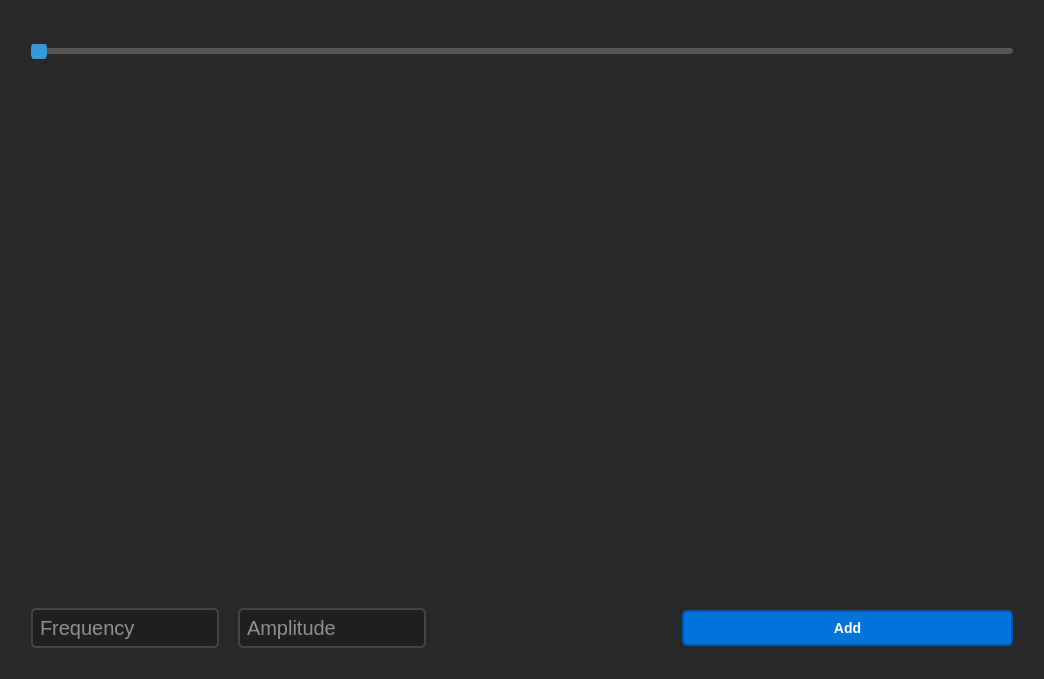
<?xml version="1.0" encoding="UTF-8"?>
<ui version="4.0">
 <class>Dialog</class>
 <widget class="QDialog" name="Dialog">
  <property name="geometry">
   <rect>
    <x>0</x>
    <y>0</y>
    <width>1044</width>
    <height>679</height>
   </rect>
  </property>
  <property name="windowTitle">
   <string>Dialog</string>
  </property>
  <property name="styleSheet">
   <string notr="true">/* Application Background */
QWidget {
    background-color: #282828; /* Dark Gray */
    color: #FFFFFF; /* White text */
}

/* Main Window */
QMainWindow {
    background-color: #282828; /* Dark Gray */
    color: #FFFFFF; /* White text */
}



/* Menu Items */
QMenu {
    background-color: #1F1F1F; /* Slightly Darker Gray */
    color: #FFFFFF; /* White text */
}

/* Menu Item Hover */
QMenu::item:selected {
    background-color: #444444; /* Dark Gray on hover */
}

/* Toolbars */
QToolBar {
    background-color: #1F1F1F; /* Slightly Darker Gray */
    color: #FFFFFF; /* White text */
}

/* Push Buttons */
QPushButton {
    background-color: #0074D9; /* Dark Blue */
    color: #FFFFFF; /* White text */
    border: 2px solid #0056B3; /* Darker Blue border */
    border-radius: 5px; /* Rounded corners */
    padding: 8px 16px; /* Padding around text */
    font-size: 14px; /* Font size */
    font-weight: bold; /* Bold text */
}

/* Push Button Hover */
QPushButton:hover {
    background-color: #0056B3; /* Darker Blue on hover */
}

/* Push Button Pressed */
QPushButton:pressed {
    background-color: #003E7D; /* Even darker blue when pressed */
}

/* Push Button Disabled */
QPushButton:disabled {
    background-color: #DDDDDD; /* Light gray for disabled */
    color: #999999; /* Dimmed text */
    border: 2px solid #CCCCCC; /* Slightly darker border for disabled */
}

/* LineEdits, TextEdits */
QLineEdit, QTextEdit {
    background-color: #1F1F1F; /* Slightly Darker Gray */
    color: #FFFFFF; /* White text */
    border: 2px solid #444444; /* Dark Gray border */
    border-radius: 5px; /* Rounded corners */
    padding: 5px; /* Padding around text */
    font-size: 20px;
}

/* LineEdit and TextEdit Focus */
QLineEdit:focus, QTextEdit:focus {
    border-color: #77A1D3; /* Light Blue border when focused */
}

/* ScrollBars */
QScrollBar:vertical {
    background-color: #1F1F1F; /* Slightly Darker Gray */
    width: 10px; /* Scroll bar width */
    border-radius: 5px; /* Rounded corners */
}

QScrollBar::handle:vertical {
    background-color: #444444; /* Dark Gray scroll bar handle */
}

QScrollBar::add-line:vertical, QScrollBar::sub-line:vertical {
    border: none;
    background: none;
}

/* Labels */
/* QLabel with Background Color */
QLabel#coloredLabel {
    background-color: #FF5733; /* Orange background */
    color: #FFFFFF; /* White text */
    padding: 5px; /* Padding around text */
    border-radius: 4px; /* Rounded corners */
}

/* QLabel with Border */
QLabel#borderedLabel {
    border: 2px solid #3498DB; /* Border with a blue color */
    padding: 5px; /* Padding around text */
    border-radius: 4px; /* Rounded corners */
}

/* QLabel with Custom Font */
QLabel#customFontLabel {
    font-family: &quot;Arial&quot;; /* Custom font family */
    font-size: 18px; /* Custom font size */
    font-weight: bold; /* Bold text */
}

/* QLabel with Text Shadow */
QLabel#shadowLabel {
    text-shadow: 2px 2px 4px #333333; /* Text shadow with offset and color */
}

/* QLabel with Underline */
QLabel#underlinedLabel {
    text-decoration: underline; /* Underline text */
}

/* QLabel with Strike Through */
QLabel#strikeThroughLabel {
    text-decoration: line-through; /* Strike through text */
}

/* QLabel with Text Alignment */
QLabel#centeredLabel {
    text-align: center; /* Center-align text */
}

/* QLabel with Text Color Gradient */
QLabel#gradientLabel {
    background: linear-gradient(to right, #3498DB, #FF5733); /* Text color gradient */
    -webkit-background-clip: text; /* Apply gradient to text */
    color: transparent; /* Hide text color */
}











/* Better QLabel Visualization */
QLabel {
    font-size: 16px; /* Adjust font size for better readability */
    padding: 5px; /* Add padding for better spacing */
    background-color: #282828; /* Dark Gray background */
    color: #FFFFFF; /* White text for contrast */
    border: 1px solid #555555; /* Subtle border */
    border-radius: 4px; /* Rounded corners */
}

/* QLabel with Hover Effect */
QLabel:hover {
    background-color: #333333; /* Slightly darker gray on hover */
}

/* QLabel with Custom Background Color */
QLabel#customColorLabel {
    background-color: #3498DB; /* Blue background for specific label */
    color: #FFFFFF; /* White text for contrast */
}

/* QLabel with Text Shadow */
QLabel#shadowLabel {
    text-shadow: 1px 1px 2px #000000; /* Light text shadow */
}

/* QLabel with Bold Text */
QLabel#boldTextLabel {
    font-weight: bold; /* Bold text */
}

/* QLabel with Italics */
QLabel#italicLabel {
    font-style: italic; /* Italics */
}

/* QLabel with Underline */
QLabel#underlinedLabel {
    text-decoration: underline; /* Underline text */
}

/* QLabel with Strike Through */
QLabel#strikeThroughLabel {
    text-decoration: line-through; /* Strike through text */
}










/* Slider Stylesheet */
QSlider {
    background: transparent; /* Transparent background */
    border: none; /* No border */
}

/* Slider Groove (Track) */
QSlider::groove:horizontal {
    background: #555555; /* Gray track background */
    height: 6px; /* Height of the track */
    border-radius: 3px; /* Rounded corners */
}

/* Slider Handle */
QSlider::handle:horizontal {
    background: #3498DB; /* Blue handle background */
    width: 16px; /* Width of the handle */
    margin: -8px 0; /* Center the handle vertically */
    border-radius: 8px; /* Round handle corners */
}

/* Slider Handle Hovered State */
QSlider::handle:horizontal:hover {
    background: #2581C0; /* Darker blue on hover */
}

/* Slider Handle Pressed State */
QSlider::handle:horizontal:pressed {
    background: #1B6CAB; /* Even darker blue when pressed */
}















/* Checkbox Stylesheet for Dark Background (Enhanced) */
QCheckBox {
    background: transparent; /* Transparent background */
    spacing: 5px; /* Spacing between the checkbox and text */
    font-size: 14px; /* Font size */
    font-weight: bold; /* Bold text */
    color: #FFFFFF; /* White text for contrast */
}

/* Checkbox Indicator (Unchecked) */
QCheckBox::indicator {
    width: 16px; /* Width of the indicator */
    height: 16px; /* Height of the indicator */
    border: 2px solid #FFFFFF; /* White border for contrast */
    border-radius: 3px; /* Rounded indicator */
}

/* Checkbox Indicator (Checked) */
QCheckBox::indicator:checked {
    background: #3498DB; /* Blue background when checked */
    border: 2px solid #FFFFFF; /* White border when checked */
}

/* Checkbox Indicator (Hovered) */
QCheckBox::indicator:hover {
    border: 2px solid #FFFFFF; /* White border on hover for contrast */
}

/* Checkbox Text (Unchecked) */
QCheckBox::indicator:unchecked {
    background: transparent; /* Transparent background for unchecked */
    border-radius: 3px; /* Rounded indicator */
}

/* Checkbox Text (Checked) */
QCheckBox::indicator:checked:hover {
    border: 2px solid #FFFFFF; /* White border on hover when checked */
}

/* Checkbox Text (Hovered) */
QCheckBox::indicator:unchecked:hover {
    border: 2px solid #FFFFFF; /* White border on hover for unchecked */
}

/* Checkbox Text (Disabled) */
QCheckBox:disabled {
    color: #888888; /* Dimmed text for disabled */
}

/* Checkbox Indicator (Disabled) */
QCheckBox::indicator:unchecked:disabled {
    background: transparent; /* Transparent background for unchecked when disabled */
    border: 2px solid #777777; /* Slightly darker gray border for unchecked when disabled */
}

QCheckBox::indicator:checked:disabled {
    background: #999999; /* Light gray background when checked and disabled */
}













/* QGraphicsView Stylesheet */
QGraphicsView {
    background-color: #333333; /* Dark background color */
    border: 1px solid #555555; /* Border for the QGraphicsView */
    border-radius: 4px; /* Rounded corners */
}

/* Scroll Bars */
QScrollBar:horizontal, QScrollBar:vertical {
    background-color: #555555; /* Scroll bar background color */
    border-radius: 4px; /* Rounded corners for the scroll bars */
}

QScrollBar::handle:horizontal, QScrollBar::handle:vertical {
    background-color: #888888; /* Scroll bar handle color */
    border-radius: 4px; /* Rounded handle */
}

QScrollBar::handle:horizontal:hover, QScrollBar::handle:vertical:hover {
    background-color: #AAAAAA; /* Hover effect on the handle */
}

QScrollBar::sub-line, QScrollBar::add-line {
    background: none; /* No background for arrow buttons */
}

QScrollBar::add-line:vertical {
    height: 0px; /* Hide vertical scroll bar's bottom arrow button */
}

QScrollBar::sub-line:vertical {
    height: 0px; /* Hide vertical scroll bar's top arrow button */
}

QScrollBar::add-line:horizontal {
    width: 0px; /* Hide horizontal scroll bar's right arrow button */
}

QScrollBar::sub-line:horizontal {
    width: 0px; /* Hide horizontal scroll bar's left arrow button */
}













/* QTextEdit Stylesheet (Improved) */
QTextEdit {
    background-color: #282828; /* Dark background */
    border: 1px solid #444444; /* Dark gray border */
    border-radius: 4px; /* Rounded corners */
    font-size: 4px; /* Font size */
    color: #FFFFFF; /* White text color */
    padding: 5px; /* Padding around the text */
}

/* QTextEdit Focus State */
QTextEdit:focus {
    border-color: #3498DB; /* Blue border when focused */
}

/* QTextEdit Scroll Bars */
QTextEdit QScrollBar:vertical {
    background-color: #282828; /* Dark background for vertical scrollbar */
    width: 12px; /* Scroll bar width */
    margin: 0px; /* No margin for scrollbar */
}

QTextEdit QScrollBar::handle:vertical {
    background-color: #555555; /* Gray scrollbar handle */
    border-radius: 6px; /* Rounded scrollbar handle */
}

QTextEdit QScrollBar::add-line:vertical,
QTextEdit QScrollBar::sub-line:vertical {
    background: none; /* No background for arrow buttons */
}

QTextEdit QScrollBar::add-page:vertical,
QTextEdit QScrollBar::sub-page:vertical {
    background: none; /* No background for page buttons */
}


/* Custom Styles for Signal Viewer Components */
/* Add your custom styles for specific components here */












/* QMenuBar Stylesheet for Dark Theme */
QMenuBar {
    background-color: #333333; /* Dark background color */
    color: #FFFFFF; /* Text color */
    padding: 2px; /* Add some padding to the menu bar */
    border: 1px solid #444444; /* Dark gray border */
}

/* QMenuBar Item Styles */
QMenuBar::item {
    background-color: transparent; /* Transparent background for items */
    padding: 6px 12px; /* Padding for items */
    border-radius: 4px; /* Rounded corners for items */
}

/* QMenuBar Item Hover State */
QMenuBar::item:hover {
    background-color: #555555; /* Slightly darker background on hover */
}

/* QMenuBar Item Pressed State */
QMenuBar::item:pressed {
    background-color: #1B6CAB; /* Darker blue background when pressed */
    color: #FFFFFF; /* White text color when pressed */
}

/* QMenuBar Submenu Arrow */
QMenuBar::item:open:menu {
    subcontrol-origin: padding;
    subcontrol-position: right;
    padding-right: 8px; /* Spacing for submenu arrow */
    border-top-right-radius: 4px; /* Rounded corner for the right side */
    border-bottom-right-radius: 4px; /* Rounded corner for the right side */
}

/* QMenuBar Submenu Styles */
QMenu {
    background-color: #333333; /* Dark background for submenu */
    border: 1px solid #444444; /* Dark gray border for submenu */
}

/* QMenuBar Submenu Item Styles */
QMenu::item {
    background-color: transparent; /* Transparent background for submenu items */
    padding: 6px 18px; /* Padding for submenu items */
}

/* QMenuBar Submenu Item Hover State */
QMenu::item:hover {
    background-color: #555555; /* Slightly darker background on hover for submenu items */
}




/* QMenuBar Stylesheet with Enhanced Text */
QMenuBar {
    background-color: #333333; /* Dark background color */
    color: #FFFFFF; /* Text color */
    padding: 2px; /* Add some padding to the menu bar */
    border: 1px solid #444444; /* Dark gray border */
    font-size: 16px; /* Font size for menu bar items */
    font-weight: bold; /* Bold text for menu bar items */
}

/* QMenuBar Item Styles */
QMenuBar::item {
    background-color: transparent; /* Transparent background for items */
    padding: 6px 12px; /* Padding for items */
    border-radius: 4px; /* Rounded corners for items */
}

/* QMenuBar Item Hover State */
QMenuBar::item:hover {
    background-color: #555555; /* Slightly darker background on hover */
}

/* QMenuBar Item Pressed State */
QMenuBar::item:pressed {
    background-color: #1B6CAB; /* Darker blue background when pressed */
    color: #FFFFFF; /* White text color when pressed */
}

/* QMenuBar Submenu Arrow */
QMenuBar::item:open:menu {
    subcontrol-origin: padding;
    subcontrol-position: right;
    padding-right: 8px; /* Spacing for submenu arrow */
    border-top-right-radius: 4px; /* Rounded corner for the right side */
    border-bottom-right-radius: 4px; /* Rounded corner for the right side */
}

/* QMenuBar Submenu Styles */
QMenu {
    background-color: #333333; /* Dark background for submenu */
    border: 1px solid #444444; /* Dark gray border for submenu */
}

/* QMenuBar Submenu Item Styles */
QMenu::item {
    background-color: transparent; /* Transparent background for submenu items */
    padding: 6px 18px; /* Padding for submenu items */
}

/* QMenuBar Submenu Item Hover State */
QMenu::item:hover {
    background-color: #555555; /* Slightly darker background on hover for submenu items */
}



/* ComboBox Stylesheet */
QComboBox {
    background-color: #1F1F1F; /* Slightly Darker Gray */
    color: #FFFFFF; /* White text */
    border: 2px solid #444444; /* Dark Gray border */
    border-radius: 5px; /* Rounded corners */
    padding: 5px; /* Padding around text */
    min-width: 6em; /* Minimum width of the combo box */
}

/* ComboBox Arrow */
QComboBox::drop-down {
    subcontrol-origin: padding;
    subcontrol-position: center right;
    width: 15px; /* Adjust the width of the arrow */
    border-left-width: 0px; /* No border on the left side of the arrow */
    border-top-right-radius: 5px; /* Rounded top-right corner for arrow background */
    border-bottom-right-radius: 5px; /* Rounded bottom-right corner for arrow background */
    background-color: #444444; /* Dark Gray for the arrow background */
}

/* ComboBox Items */
QComboBox QAbstractItemView {
    background-color: #1F1F1F; /* Slightly Darker Gray */
    color: #FFFFFF; /* White text */
    selection-background-color: #444444; /* Dark Gray on item selection */
}

/* ComboBox Hovered State */
QComboBox QAbstractItemView::item:hover {
    background-color: #444444; /* Dark Gray on item hover */
}

/* ComboBox Focus State */
QComboBox:focus {
    border-color: #77A1D3; /* Light Blue border when focused */
}
</string>
  </property>
  <layout class="QGridLayout" name="gridLayout">
   <item row="0" column="0">
    <layout class="QVBoxLayout" name="verticalLayout_5">
     <item>
      <spacer name="verticalSpacer_4">
       <property name="orientation">
        <enum>Qt::Vertical</enum>
       </property>
       <property name="sizeType">
        <enum>QSizePolicy::Maximum</enum>
       </property>
       <property name="sizeHint" stdset="0">
        <size>
         <width>20</width>
         <height>20</height>
        </size>
       </property>
      </spacer>
     </item>
     <item>
      <layout class="QHBoxLayout" name="horizontalLayout_4">
       <item>
        <spacer name="horizontalSpacer_5">
         <property name="orientation">
          <enum>Qt::Horizontal</enum>
         </property>
         <property name="sizeType">
          <enum>QSizePolicy::Maximum</enum>
         </property>
         <property name="sizeHint" stdset="0">
          <size>
           <width>20</width>
           <height>20</height>
          </size>
         </property>
        </spacer>
       </item>
       <item>
        <layout class="QVBoxLayout" name="verticalLayout_4">
         <item>
          <layout class="QVBoxLayout" name="verticalLayout_3">
           <item>
            <spacer name="verticalSpacer">
             <property name="orientation">
              <enum>Qt::Vertical</enum>
             </property>
             <property name="sizeType">
              <enum>QSizePolicy::Maximum</enum>
             </property>
             <property name="sizeHint" stdset="0">
              <size>
               <width>20</width>
               <height>13</height>
              </size>
             </property>
            </spacer>
           </item>
           <item>
            <widget class="QSlider" name="PlotSlider">
             <property name="orientation">
              <enum>Qt::Horizontal</enum>
             </property>
            </widget>
           </item>
           <item>
            <widget class="PlotWidget" name="SignalPreviewGraph" native="true">
             <property name="sizePolicy">
              <sizepolicy hsizetype="Expanding" vsizetype="Preferred">
               <horstretch>0</horstretch>
               <verstretch>0</verstretch>
              </sizepolicy>
             </property>
             <property name="minimumSize">
              <size>
               <width>700</width>
               <height>500</height>
              </size>
             </property>
             <property name="maximumSize">
              <size>
               <width>16777215</width>
               <height>16777215</height>
              </size>
             </property>
            </widget>
           </item>
          </layout>
         </item>
         <item>
          <spacer name="verticalSpacer_3">
           <property name="orientation">
            <enum>Qt::Vertical</enum>
           </property>
           <property name="sizeHint" stdset="0">
            <size>
             <width>20</width>
             <height>30</height>
            </size>
           </property>
          </spacer>
         </item>
         <item>
          <layout class="QHBoxLayout" name="horizontalLayout_3">
           <item>
            <layout class="QVBoxLayout" name="verticalLayout">
             <item>
              <layout class="QHBoxLayout" name="horizontalLayout_2">
               <item>
                <widget class="QLineEdit" name="FrequencyEdit">
                 <property name="placeholderText">
                  <string>Frequency</string>
                 </property>
                </widget>
               </item>
               <item>
                <spacer name="horizontalSpacer_2">
                 <property name="orientation">
                  <enum>Qt::Horizontal</enum>
                 </property>
                 <property name="sizeType">
                  <enum>QSizePolicy::Maximum</enum>
                 </property>
                 <property name="sizeHint" stdset="0">
                  <size>
                   <width>13</width>
                   <height>20</height>
                  </size>
                 </property>
                </spacer>
               </item>
               <item>
                <widget class="QLineEdit" name="AmplitudeEdit">
                 <property name="placeholderText">
                  <string>Amplitude</string>
                 </property>
                </widget>
               </item>
              </layout>
             </item>
            </layout>
           </item>
           <item>
            <spacer name="horizontalSpacer_3">
             <property name="orientation">
              <enum>Qt::Horizontal</enum>
             </property>
             <property name="sizeType">
              <enum>QSizePolicy::Minimum</enum>
             </property>
             <property name="sizeHint" stdset="0">
              <size>
               <width>250</width>
               <height>20</height>
              </size>
             </property>
            </spacer>
           </item>
           <item>
            <layout class="QVBoxLayout" name="verticalLayout_2">
             <item>
              <widget class="QPushButton" name="AddButton">
               <property name="sizePolicy">
                <sizepolicy hsizetype="Expanding" vsizetype="Fixed">
                 <horstretch>0</horstretch>
                 <verstretch>0</verstretch>
                </sizepolicy>
               </property>
               <property name="text">
                <string>Add</string>
               </property>
              </widget>
             </item>
            </layout>
           </item>
          </layout>
         </item>
        </layout>
       </item>
       <item>
        <spacer name="horizontalSpacer_4">
         <property name="orientation">
          <enum>Qt::Horizontal</enum>
         </property>
         <property name="sizeType">
          <enum>QSizePolicy::Maximum</enum>
         </property>
         <property name="sizeHint" stdset="0">
          <size>
           <width>20</width>
           <height>20</height>
          </size>
         </property>
        </spacer>
       </item>
      </layout>
     </item>
     <item>
      <spacer name="verticalSpacer_5">
       <property name="orientation">
        <enum>Qt::Vertical</enum>
       </property>
       <property name="sizeType">
        <enum>QSizePolicy::Maximum</enum>
       </property>
       <property name="sizeHint" stdset="0">
        <size>
         <width>20</width>
         <height>20</height>
        </size>
       </property>
      </spacer>
     </item>
    </layout>
   </item>
  </layout>
  <zorder></zorder>
 </widget>
 <customwidgets>
  <customwidget>
   <class>PlotWidget</class>
   <extends>QWidget</extends>
   <header location="global">pyqtgraph.h</header>
   <container>1</container>
  </customwidget>
 </customwidgets>
 <resources/>
 <connections/>
</ui>
